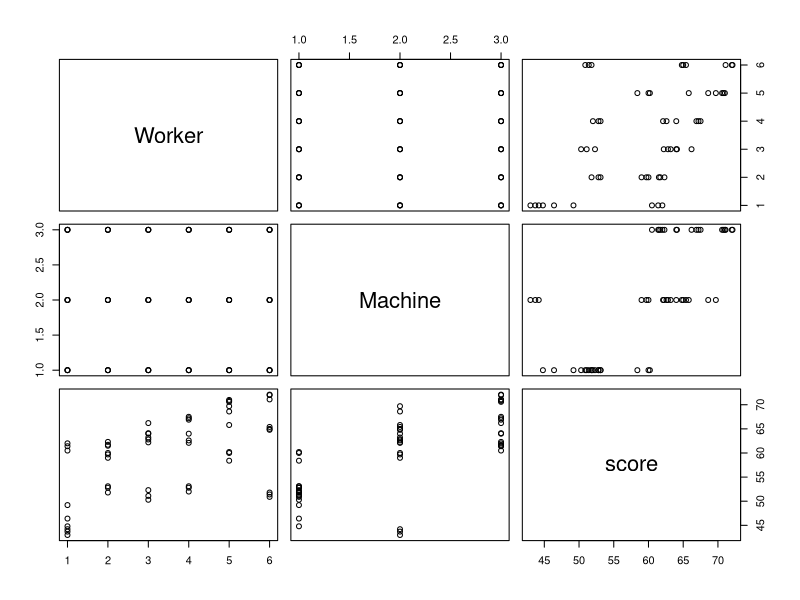
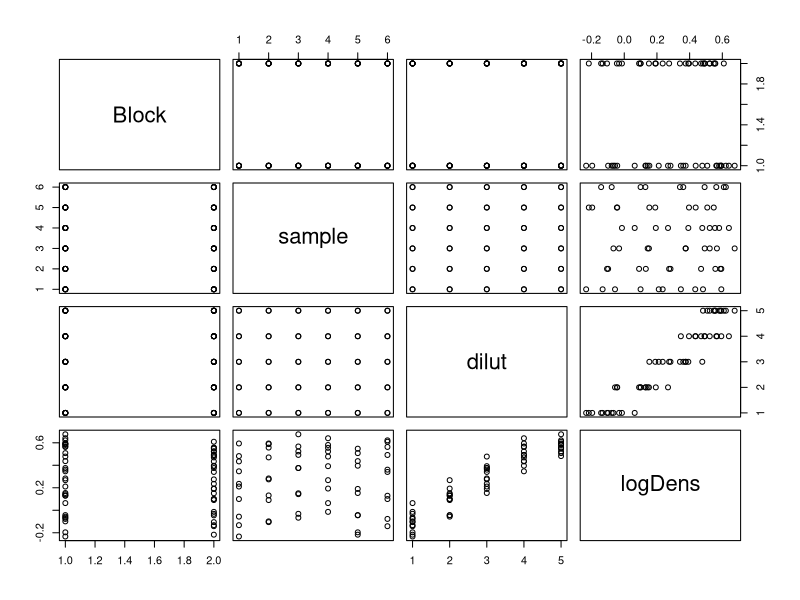
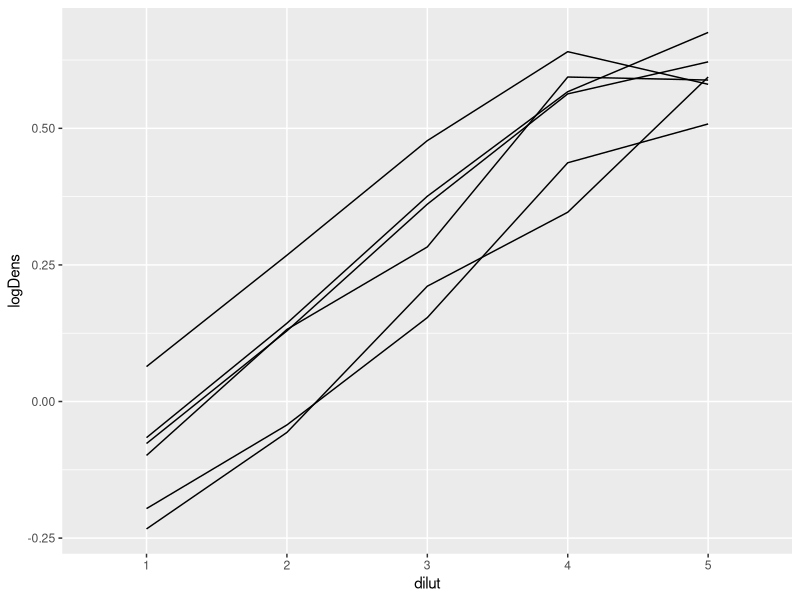

Generate these figures, in order, with R: (Note: this script raises an error after producing the figures.)
library(nlme)
library(ggplot2)

Machines.df <- data.frame(Machines)
plot(Machines.df)

# LMM with 2 levels. Random effect for Worker and for Machines within Worker
Machines.lme2 <- lme(score ~ Machine, random = ~ 1 | Worker/Machine, data=Machines.df)
summary(Machines.lme2)

# Equivalent model can be fitted as a single level LMM (See lecture notes P17)
Machines.lme.2a <- lme(score ~ Machine, random = list(Worker = pdBlocked(list(pdIdent(~ 1), pdIdent(~ Machine - 1)))), data=Machines.df)
summary(Machines.lme.2a)

# Comparison of the 2 models specification
VarCorr(Machines.lme2)
VarCorr(Machines.lme.2a)

# Second way of specifying model as single level:
# Make use of the fact that Worker (1st level) is alway observed together with Machine (2nd level)
# Perform this by adding restriction on the structure of variance/covariance matrix Psi* (Compound symmetry)
Machines.lme.2b <- lme(score ~ Machine, random = list(Worker = pdCompSymm(~ Machine - 1)), data=Machines.df)
VC <- VarCorr(Machines.lme.2b)
S1S2 <- as.numeric(VC[1])
Corr <- as.numeric(VC[10])
S1 <- S1S2 * Corr
S2 <- S1S2 - S1
print(S1)
print(S2)


# Exercise 1
Assay.df <- data.frame(Assay)
Assay.df$Block <- factor(as.numeric(levels(Assay.df$Block))[Assay.df$Block], ordered = FALSE)

# Plot data
plot(Assay.df)
ggplot(subset(Assay.df, Assay.df$Block==1), aes(dilut, logDens)) + geom_line(aes(group=sample))

# Fit model according to answer a (see exercise sheet)
Assay.lme.2b <- lme(logDens ~ sample*dilut, random = list(Block = pdBlocked(list(pdCompSymm(~ dilut - 1), pdCompSymm(~ sample - 1)))), data=Assay.df)
summary(Assay.lme.2b)

# Verify with simple definition (doesn't work)
Assay.lme.2a <- lme(logDens ~ sample*dilut, random = list(Block = pdBlocked(list(pdIdent(~ 1), pdIdent(~ dilut - 1), pdIdent(~ sample - 1)))), data=Assay.df)
summary(Assay.lme.2a)
VarCorr(Assay.lme.2a)

VC <- VarCorr(Assay.lme.2b)
S1S2 <- as.numeric(VC[1])
Corr <- as.numeric(VC[6])
S1 <- S1S2 * Corr
S2 <- S1S2 - S1
print(S1)
print(S2)

# Part c
Assay.lme.3 <- lme(logDens ~ sample * dilut, random = list(Block = pdBlocked(list(pdIdent(~ 1), pdIdent(~ sample - 1), pdIdent(~ dilut - 1)))), weights = varIdent(form = ~ 1 | sample * dilut), data=Assay.df)
summary(Assay.lme.3)

# Exercise 2
Dialyzer.df <- data.frame(Dialyzer)
Dialyzer.df$Subject <- factor(as.numeric(levels(Dialyzer.df$Subject))[Dialyzer.df$Subject], ordered = FALSE)

fm1Dial.lme <- lme(rate ~(pressure + I(pressure^2) + I(pressure^3) + I(pressure^4))*QB,
                   random = ~ pressure + I(pressure^2) | Subject, data = Dialyzer.df)
summary(fm1Dial.lme)

# Within group heteroscedasticity
plot(fm1Dial.lme, resid(.) ~pressure, abline = 0)

# Heteroscedastic model
fm2Dial.lme <- lme(rate ~(pressure + I(pressure^2) + I(pressure^3) + I(pressure^4))*QB,
                   random = ~ pressure + I(pressure^2) | Subject,
                   weights = varPower(form = ~ pressure) , data = Dialyzer.df)

summary(fm2Dial.lme)
plot(fm2Dial.lme, resid(., type = 'p') ~ pressure, abline = 0)
plot(augPred(fm2Dial.lme, primary = ~ pressure), grid = T)

# To understand, redo example 2.22
Orthodont.df <- data.frame(Orthodont)
ortho.lme.3 <- lme(distance ~ Sex * I(age-11), random = ~ I(age-11) | Subject, weights = varPower(form = ~ age|Sex), data=Orthodont.df)
summary(ortho.lme.3)

# Part c
fm3Dial.lme <- lme(rate ~(pressure + I(pressure^2) + I(pressure^3) + I(pressure^4))*QB,
                   random = ~ pressure + I(pressure^2) | Subject,
                   weights = varExp(form = ~ pressure) , data = Dialyzer.df)
summary(fm3Dial.lme)


# Exercise 3 (correspond to exercise 2 P268 of the book)
# (a)
Oats.df <- data.frame(Oats)
Oats.df$Block <- factor(as.character(Oats.df$Block))

Oats.lme5 <- lme(yield ~ nitro, random = ~1|Block, corr = corSymm(form = ~1|Block/Variety), data=Oats.df)

# (b)
intervals(Oats.lme5)
# All intervals overlap & similar magnitude -> compound symmetry structure suggested
Oats.lme6 <- lme(yield ~ nitro, random = ~1|Block, corr = corCompSymm(form = ~1|Block/Variety), data=Oats.df)
anova(Oats.lme5,Oats.lme6) # -> p=0.7: corCompSymm is better (less degrees of freedom)

# (c)
Oats.lme4 <- lme(yield ~ nitro, random = ~1|Block/Variety, data=Oats.df)
anova(Oats.lme6,Oats.lme4)

S1 <- 14.506
S.lme4 <- 12.867
S2.lme4 <- 11.005
S.lme6 <- 16.931
Corr <- 0.422

print(S.lme6^2)
print(S2.lme4^2 + S.lme4^2)
print(S2.lme4^2 / (S2.lme4^2 + S.lme4^2))
print(Corr)

# (d)
Oats.gls1 <- gls(yield ~ nitro, correlation = corCompSymm(form = ~1 | Block/Variety), data=Oats.df)
anova(Oats.lme6,Oats.gls1)


# Exercise 4 (correspond to exercise 1 P267 of the book)
BodyWeight.df <- data.frame(BodyWeight)
fm1BW.lme1 <- lme( weight ~ Time * Diet, random = ~ Time | Rat, data = BodyWeight.df)

# (a)
plot(fm1BW.lme, resid(.) ~ as.integer(Diet), abline = 0)

# (b)
fm1BW.lme2 <- lme( weight ~ Time * Diet, random = ~ Time | Rat, weights = varIdent(form = ~1|Diet), contrasts = contr.helmert, data = BodyWeight.df)
plot(fm2BW.lme, resid(.) ~ as.integer(Diet), abline = 0)
intervals(fm2BW.lme)

# (c)
fm2BW.lme <- lme( weight ~ Time * Diet, random = ~ Time | Rat, weights = varPower(), data = BodyWeight.df)
anova(fm1BW.lme1, fm1BW.lme2)
anova(fm2BW.lme, fm1BW.lme2)


# (d)
fm3BW.lme <- lme( weight ~ Time * Diet, random = ~ Time | Rat, weights = varPower(), corr = corExp(form = ~ Time), data = BodyWeight.df)
fm3BW.gls <- gls( weight ~ Time * Diet, weights = varPower(), corr = corCAR1(form = ~ Time | Rat), data = BodyWeight.df)
anova(fm3BW.lme,fm3BW.gls)

# Non-nested models example
Orthodont.df <- data.frame(Orthodont)
fm4Orth.gls <- gls( distance ~ Sex * I(age - 11), weights = varIdent(form = ~ 1 | Sex), corr = corCompSymm(form = ~ 1 | Subject), data =  Orthodont.df)
fm3Orth.lme <- lme(distance ~ Sex * I(age-11), random = ~ I(age - 11) | Subject, weights = varIdent(form = ~ 1 | Sex), data =  Orthodont.df )
anova(fm3Orth.lme,fm4Orth.gls)

